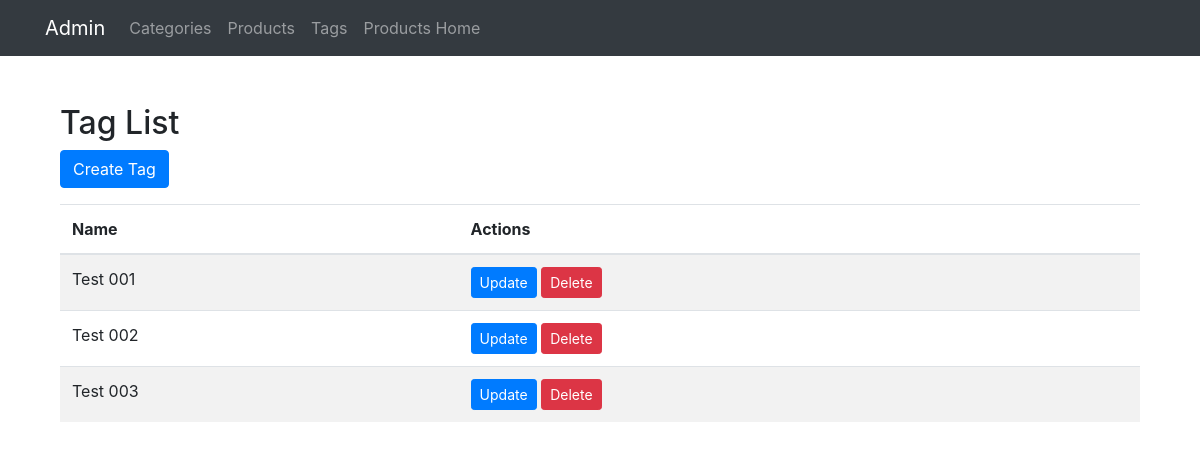
Page /products/tags/ on the committed database.
### products/models.py (models this page shows, shortened)
class Tag(models.Model):
    name = models.CharField(max_length=100)

### products/product_views/backend/productTags.py (the view)
# urls.py: path('tags/', views.tag_list, name='tag_list'),
def tag_list(request):
    tags = Tag.objects.all()
    return render(request, 'backend/tag_list.html', {'tags': tags})

### products/templates/backend/tag_list.html (shortened to what this page needs)
{% extends 'backend/base_form.html' %}
{% block content %}
<div class="container mt-5">
    <h2>Tag List</h2>
    <a href="{% url 'products:tag_create' %}" class="btn btn-primary mb-3">Create Tag</a>
    <table class="table table-striped">
        <thead>
            <tr>
                <th>Name</th>
                <th>Actions</th>
            </tr>
        </thead>
        <tbody>
            {% for tag in tags %}
                <tr>
                    <td>{{ tag.name }}</td>
                    <td>
                        <a href="{% url 'products:tag_update' tag.pk %}" class="btn btn-sm btn-primary">Update</a>
                        <form method="post" action="{% url 'products:tag_delete' tag.pk %}" class="d-inline">
                            <button type="submit" class="btn btn-sm btn-danger" onclick="return confirm('Are you sure you want to delete this tag?')">Delete</button>
                        </form>
                    </td>
                </tr>
            {% endfor %}
        </tbody>
    </table>
</div>
{% endblock %}

### rows in the picture
Tag: name "Test 001"
Tag: name "Test 002"
Tag: name "Test 003"
